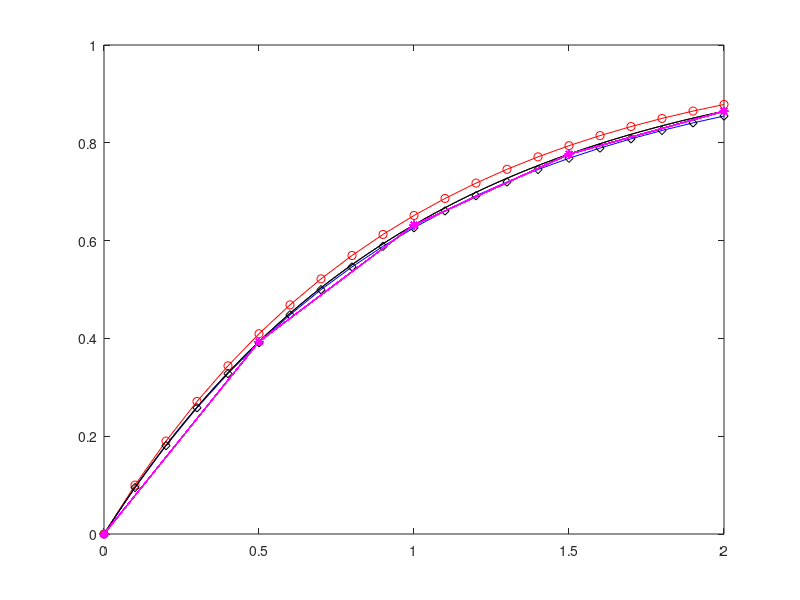

Recreate this plot in MATLAB.
clear, clc, close all;

ts = 0;
tf = 2;

% Analytical solution
t = ts:0.01:tf;
yt = 1 - exp(-t);

plot(t, yt, 'k'), hold on

% Numerical solution
h = 0.1;
y(1) = 0;
x(1) = 0;

for k = 1:tf*(1/h)
    x(k+1) = (1-h)*x(k) + h;
    y(k+1) = y(k) - (h/2)*(y(k) + x(k+1)) + h; 
end

tn = ts:h:tf;
plot(tn, x, 'r', tn, x, 'ro')
plot(tn, y, 'b', tn, y, 'kd')


ts = 0; tf = 2;
t = ts:0.01:tf; yt = 1-exp(-t); plot(t, yt, 'k'), hold on
% Numerical solution
h = 0.5; y(1,:) = 0; % Step size and initial value
f = inline('-y + 1','t','y'); % Construct a function
                              % ODE: dy/dt + y = 1
for k = 1:tf*(1/h)
    k1 = h*feval(f, t(k),y(k,:)); k1 = k1(:)';
    k2 = h*feval(f, t(k)+h/2, y(k,:) + k1/2); k2 = k2(:)';
    k3 = h*feval(f, t(k)+h/2, y(k,:) + k2/2); k3 = k3(:)';
    k4 = h*feval(f, t(k)+h, y(k,:) + k3); k4 = k4(:)';
    y(k + 1,:) = y(k,:) + (k1 + 2*(k2 + k3) + k4)/6;
end
tn=[ts:h:tf]; % Make time span for plotting result
plot(tn, y, 'm', tn, y, 'm*')
